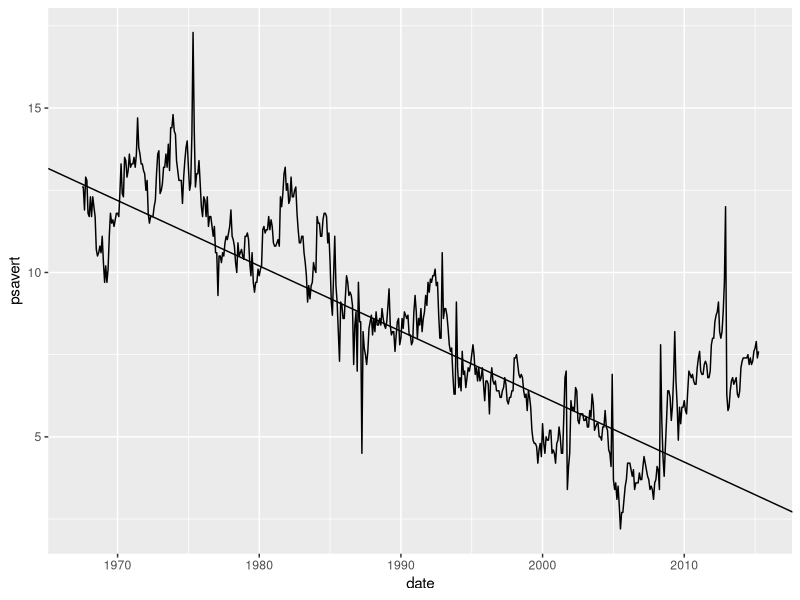
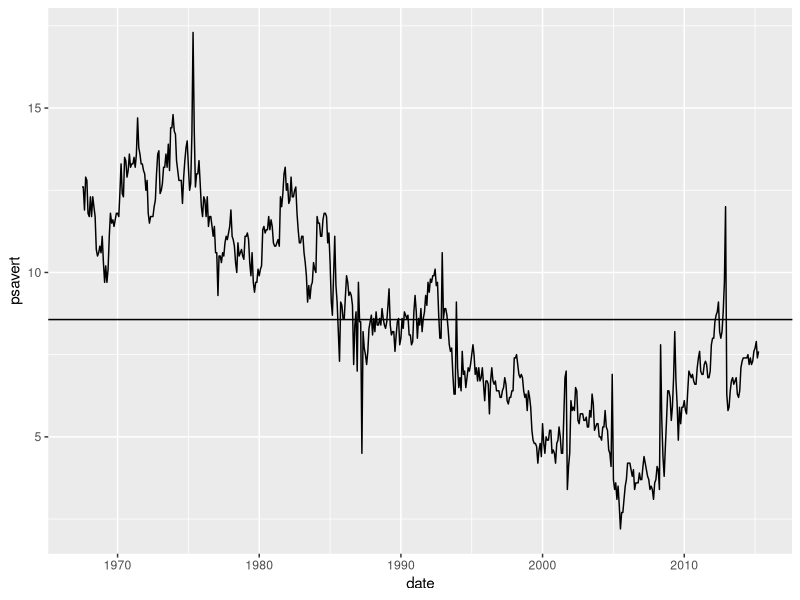
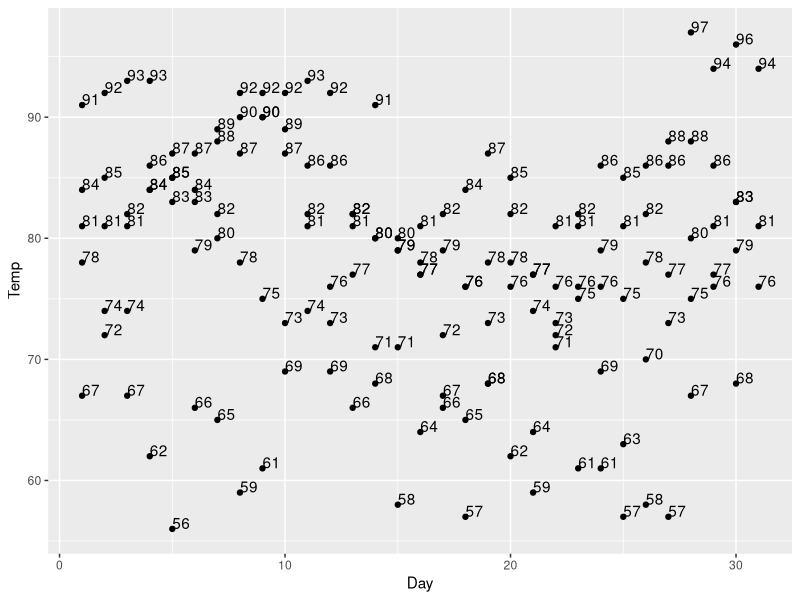
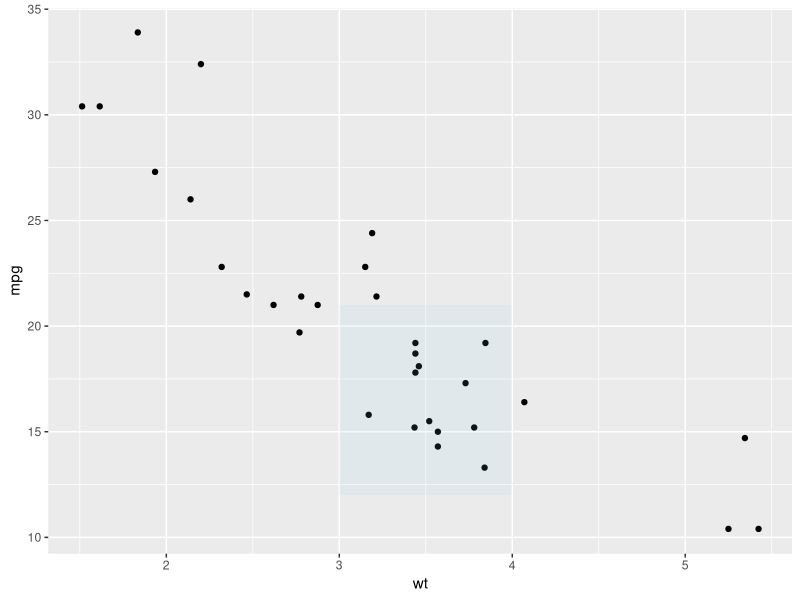
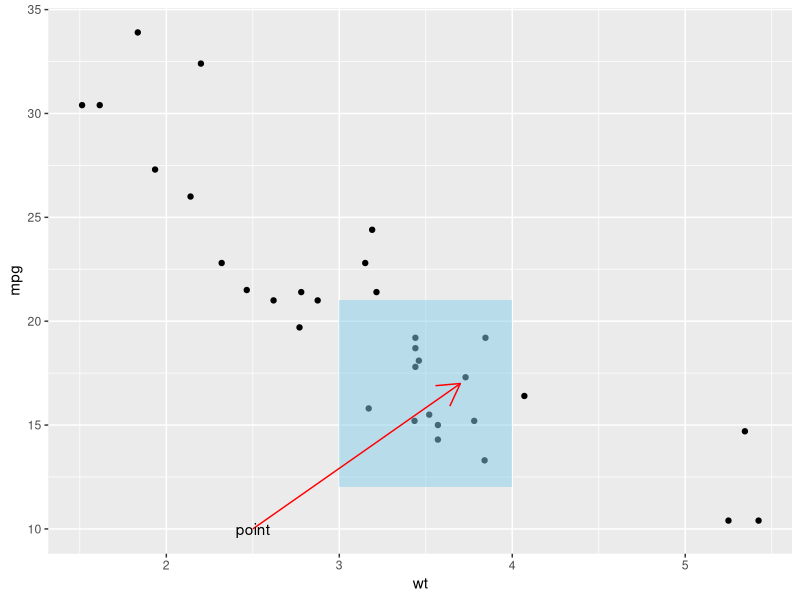

Reproduce these figures in R, in order.
# ggplot2 패키지 로드 및 economics 데이터 세트 구조 확인하기
library(ggplot2)
str(economics)

# 그래프에 사선 그리기
ggplot(economics, aes(x = date, y = psavert)) +
  geom_line() +
  geom_abline(intercept = 12.18671, slope = -0.0005444)

# 그래프에 평행선 그리기
ggplot(economics, aes(x = date, y = psavert)) +
  geom_line() +
  geom_hline(yintercept = mean(economics$psavert))

# 그래프에 텍스트 입력하기
ggplot(airquality, aes(x = Day, y = Temp)) +
  geom_point() +
  geom_text(aes(label = Temp, vjust = 0, hjust = 0))

# 그래프에 사각형 그리기
ggplot(mtcars, aes(x = wt, y = mpg)) +
  geom_point() +
  annotate("rect", xmin = 3, xmax = 4, ymin = 12, ymax = 21, alpha= 0.1, fill = "skyblue")

# 그래프에 화살표 그리기
ggplot(mtcars, aes(x = wt, y = mpg)) +
  geom_point() +
  annotate("rect", xmin = 3, xmax = 4, ymin = 12, ymax = 21, alpha = 0.5, fill = "skyblue") +
  annotate("segment", x = 2.5, xend = 3.7, y = 10, yend = 17, color = "red", arrow = arrow()) + 
  annotate("text", x = 2.5, y = 10, label = "point")
